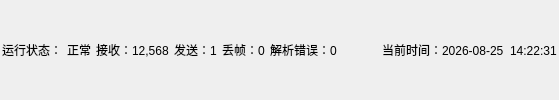
     <widget class="QFrame" name="frameBottomStatus">
      <property name="minimumSize">
       <size>
        <width>0</width>
        <height>26</height>
       </size>
      </property>
      <layout class="QHBoxLayout" name="horizontalLayoutBottomStatus">
       <property name="spacing">
        <number>5</number>
       </property>
       <property name="bottomMargin">
        <number>2</number>
       </property>
       <property name="rightMargin">
        <number>2</number>
       </property>
       <property name="topMargin">
        <number>2</number>
       </property>
       <property name="leftMargin">
        <number>2</number>
       </property>
       <item>
        <widget class="QLabel" name="labelRunStateTitle">
         <property name="text">
          <string>运行状态：</string>
         </property>
        </widget>
       </item>
       <item>
        <widget class="QLabel" name="labelRunState">
         <property name="text">
          <string>正常</string>
         </property>
        </widget>
       </item>
       <item>
        <widget class="QLabel" name="labelRxCount">
         <property name="text">
          <string>接收：12,568</string>
         </property>
         <property name="role" stdset="0">
          <string>statusItem</string>
         </property>
        </widget>
       </item>
       <item>
        <widget class="QLabel" name="labelTxCount">
         <property name="text">
          <string>发送：1</string>
         </property>
         <property name="role" stdset="0">
          <string>statusItem</string>
         </property>
        </widget>
       </item>
       <item>
        <widget class="QLabel" name="labelDropCount">
         <property name="text">
          <string>丢帧：0</string>
         </property>
         <property name="role" stdset="0">
          <string>statusItem</string>
         </property>
        </widget>
       </item>
       <item>
        <widget class="QLabel" name="labelParseErrorCount">
         <property name="text">
          <string>解析错误：0</string>
         </property>
         <property name="role" stdset="0">
          <string>statusItem</string>
         </property>
        </widget>
       </item>
       <item>
        <spacer name="horizontalSpacerStatus">
         <property name="orientation">
          <enum>Qt::Orientation::Horizontal</enum>
         </property>
         <property name="sizeHint" stdset="0">
          <size>
           <width>40</width>
           <height>20</height>
          </size>
         </property>
        </spacer>
       </item>
       <item>
        <widget class="QLabel" name="labelCurrentTime">
         <property name="text">
          <string>当前时间：2026-08-25  14:22:31</string>
         </property>
         <property name="role" stdset="0">
          <string>statusItem</string>
         </property>
        </widget>
       </item>
      </layout>
     </widget>
